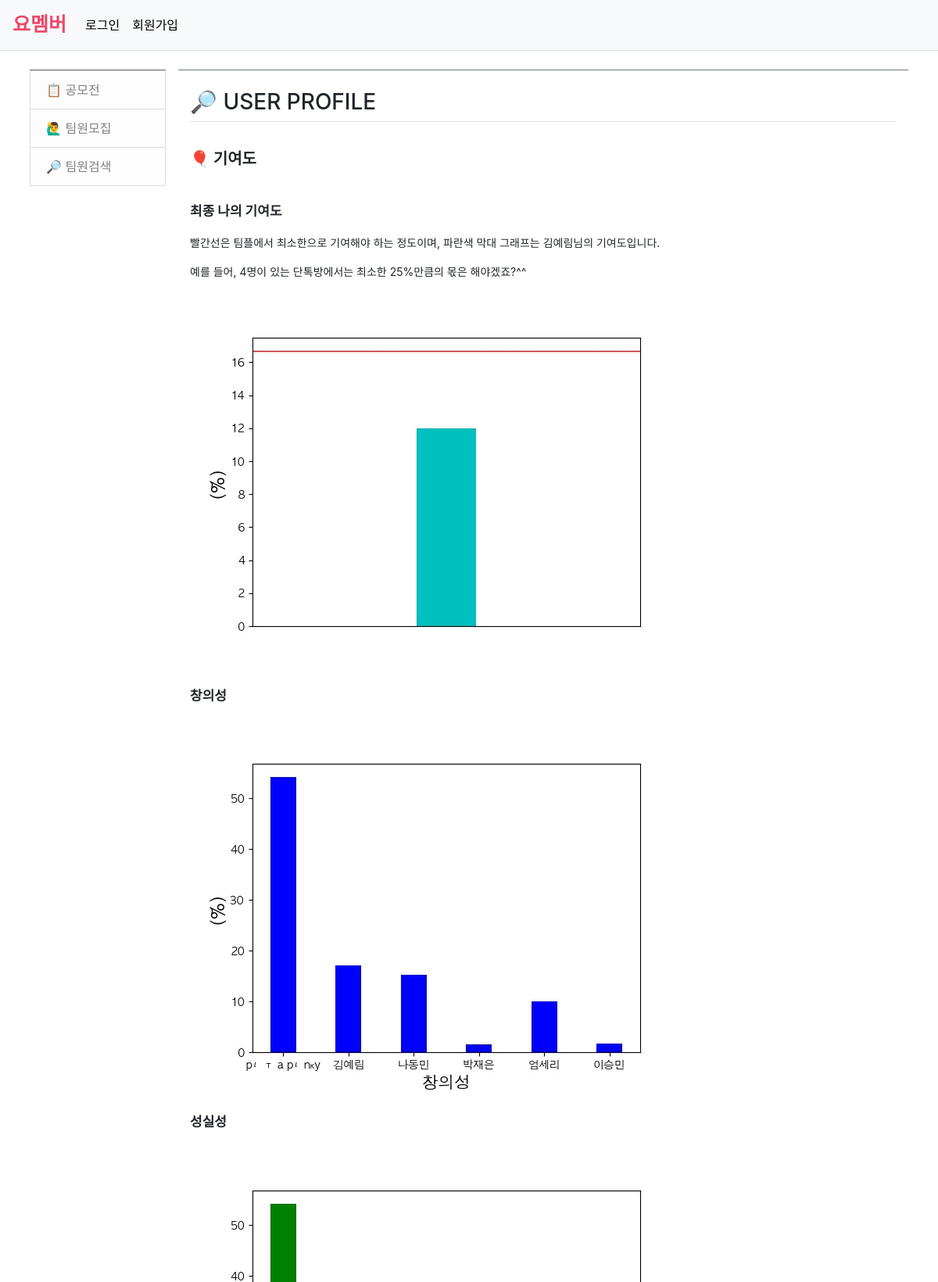
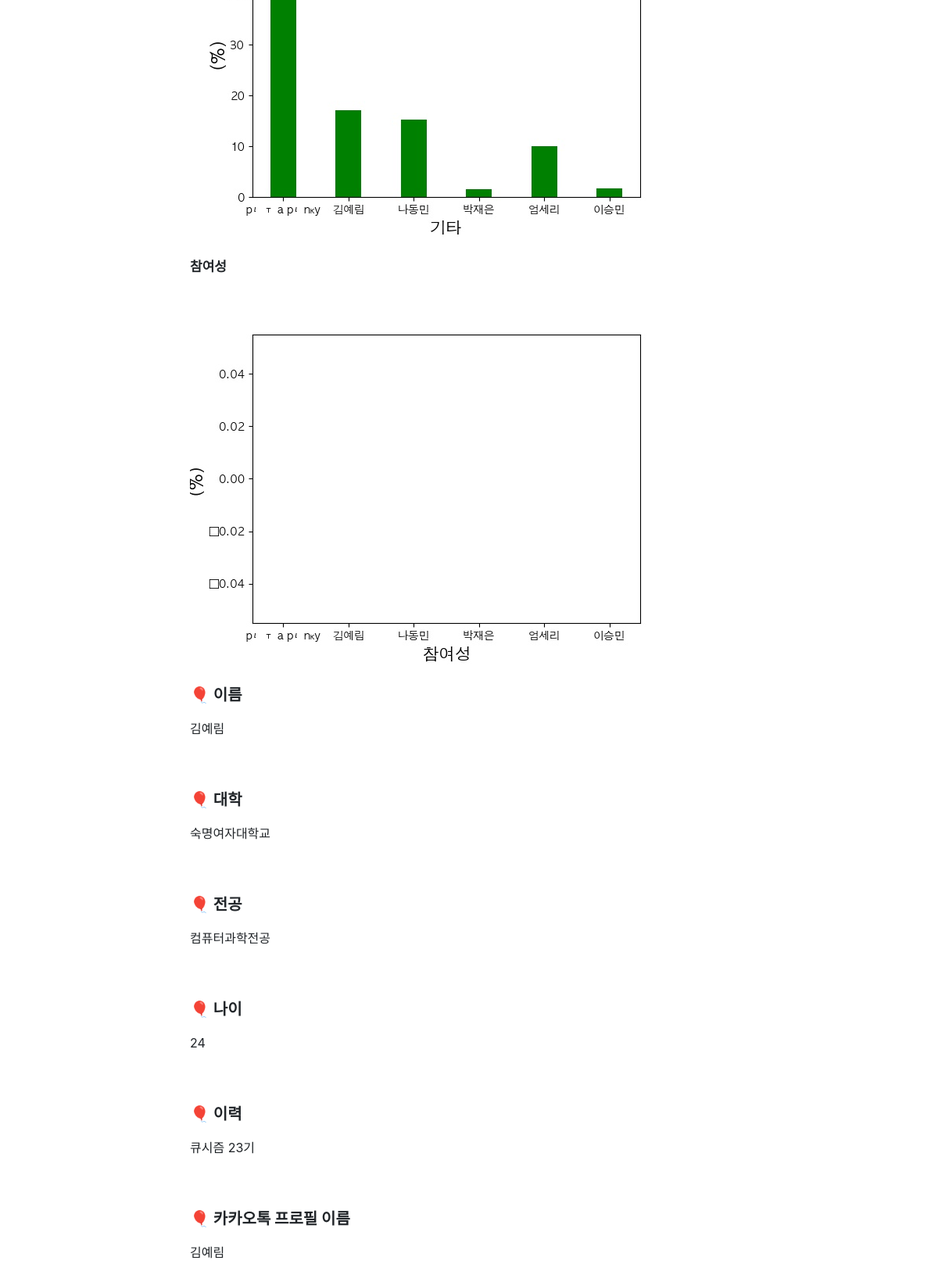
The page /yomember/searchMember/김예림/ on the database its author committed (2 pictures, top to bottom).
### common/models.py (models this page shows)
class Profile(models.Model):
    name = models.CharField(max_length=50) # 사용자 이름
    college = models.CharField(max_length=100) # 대학
    major = models.CharField(max_length=100) # 전공
    age = models.IntegerField() # 나이
    workHistory = models.TextField() # 이력
    blog = models.URLField(blank=True) # 개인 블로그(선택 사항)
    kakaoName = models.CharField(max_length=50) # 카카오톡 프로필 이름
    kakaoTalk = models.FileField() # 카카오톡 대화 파일
    value0 = models.TextField(null=True, blank=True) # 참여성 비율
    value1 = models.TextField(null=True, blank=True) # 참여성 비율
    valueName = models.TextField(null=True, blank=True) # 성실성 비율
    contribution = models.FloatField(null=True, blank=True) # 최종 기여도
    standard = models.FloatField(null=True, blank=True) # 기준 점수
    cdate = models.DateTimeField(auto_now_add=True) # 게시물 생성 날짜

### yomember/views.py (the view)
# urls.py: path('searchMember/<str:user_username>/', views.userInfo, name='userInfo'),
def userInfo(request, user_username):
    profile = Profile.objects.filter(name = user_username)
    context = {'profile': profile}
    return render(request, 'yomember/userProfile.html', context)

### templates/yomember/userProfile.html (shortened to what this page needs)
{% extends 'base.html' %}
{% block content %}
{% load static %}
<link rel="stylesheet" type="text/css" href="{% static 'bootstrap.min.css' %}">
    {% for profile_detail in profile %}
    <div class="container my-3">
        <h3 class="border-bottom py-2">🔎 USER PROFILE</h3>
        <br><p style="font-size: 20px; font-weight: bold;">🎈 기여도</p><br>
        <p style="font-size: 17px; font-weight: bold;">최종 나의 기여도</p>
        <p style="font-size: 14px;">빨간선은 팀플에서 최소한으로 기여해야 하는 정도이며, 파란색 막대 그래프는 {{ profile_detail.name }}님의 기여도입니다.</p>
        <p style="font-size: 14px;">예를 들어, 4명이 있는 단톡방에서는 최소한 25%만큼의 몫은 해야겠죠?^^</p>
        <img src="/static/{{ profile_detail.name }}_contribution.jpg"><br><br>
        <p style="font-size: 17px; font-weight: bold;">창의성</p>
        <img src="/static/{{ profile_detail.name }}_value1.jpg"><br><br>
        <p style="font-size: 17px; font-weight: bold;">성실성</p>
        <img src="/static/{{ profile_detail.name }}_value2.jpg"><br><br>
        <p style="font-size: 17px; font-weight: bold;">참여성</p>
        <img src="/static/{{ profile_detail.name }}_value0.jpg"><br><br>
        <p style="font-size: 20px; font-weight: bold;">🎈 이름</p>
        <p>{{ profile_detail.name }}</p><br><br>
        <p style="font-size: 20px; font-weight: bold;">🎈 대학</p>
        <p>{{ profile_detail.college }}</p><br><br>
        <p style="font-size: 20px; font-weight: bold;">🎈 전공</p>
        <p>{{ profile_detail.major }}</p><br><br>
        <p style="font-size: 20px; font-weight: bold;">🎈 나이</p>
        <p>{{ profile_detail.age }}</p><br><br>
        <p style="font-size: 20px; font-weight: bold;">🎈 이력</p>
        <p>{{ profile_detail.workHistory }}</p><br><br>
        <p style="font-size: 20px; font-weight: bold;">🎈 카카오톡 프로필 이름</p>
        <p>{{ profile_detail.kakaoName }}</p><br><br>
    </div>
    {% endfor %}
{% endblock %}

### rows shown on the page
Profile: name "김예림", college "숙명여자대학교", major "컴퓨터과학전공", age "24", workHistory "큐시즘 23기", kakaoName "김예림"
